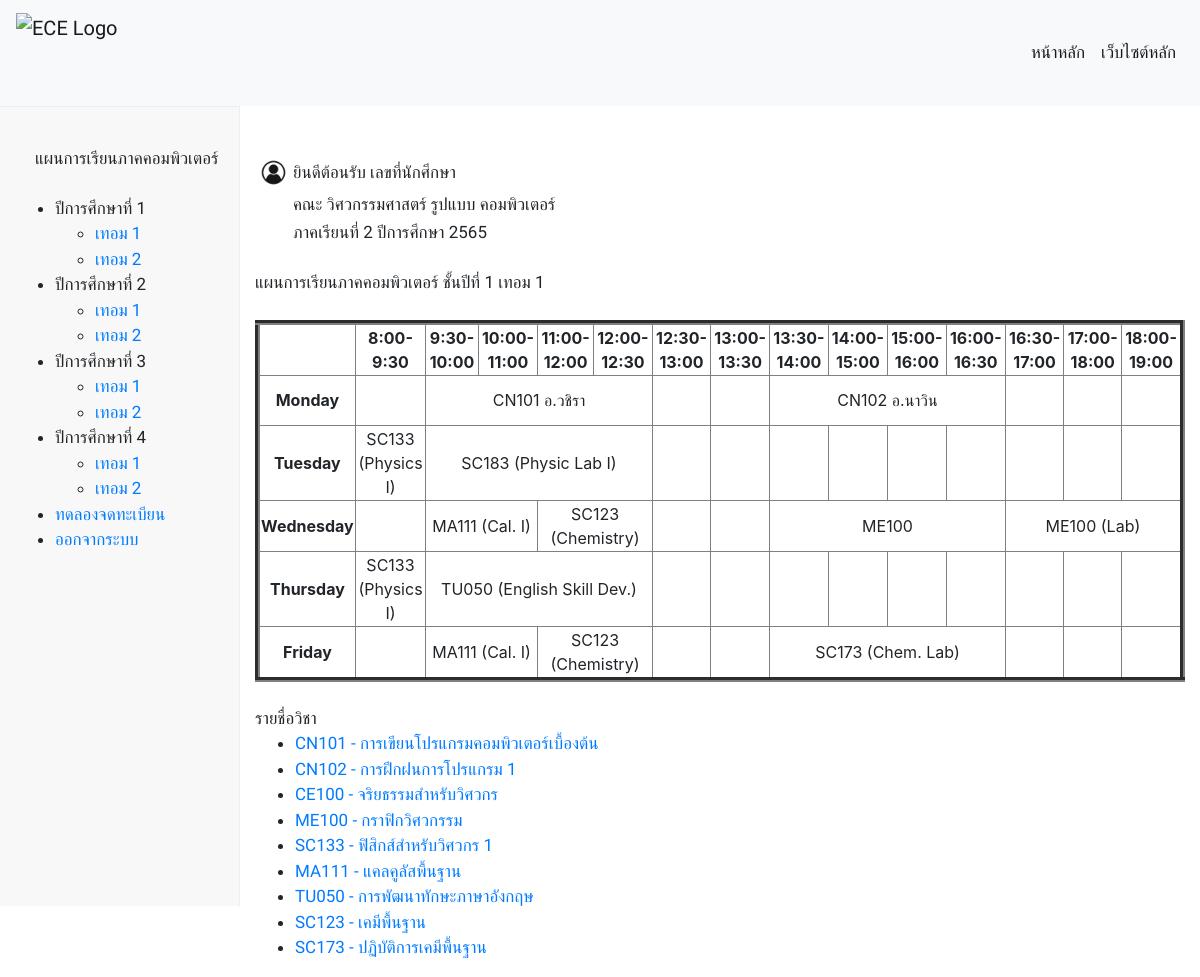
Before: /one_termone/ with the older database file.
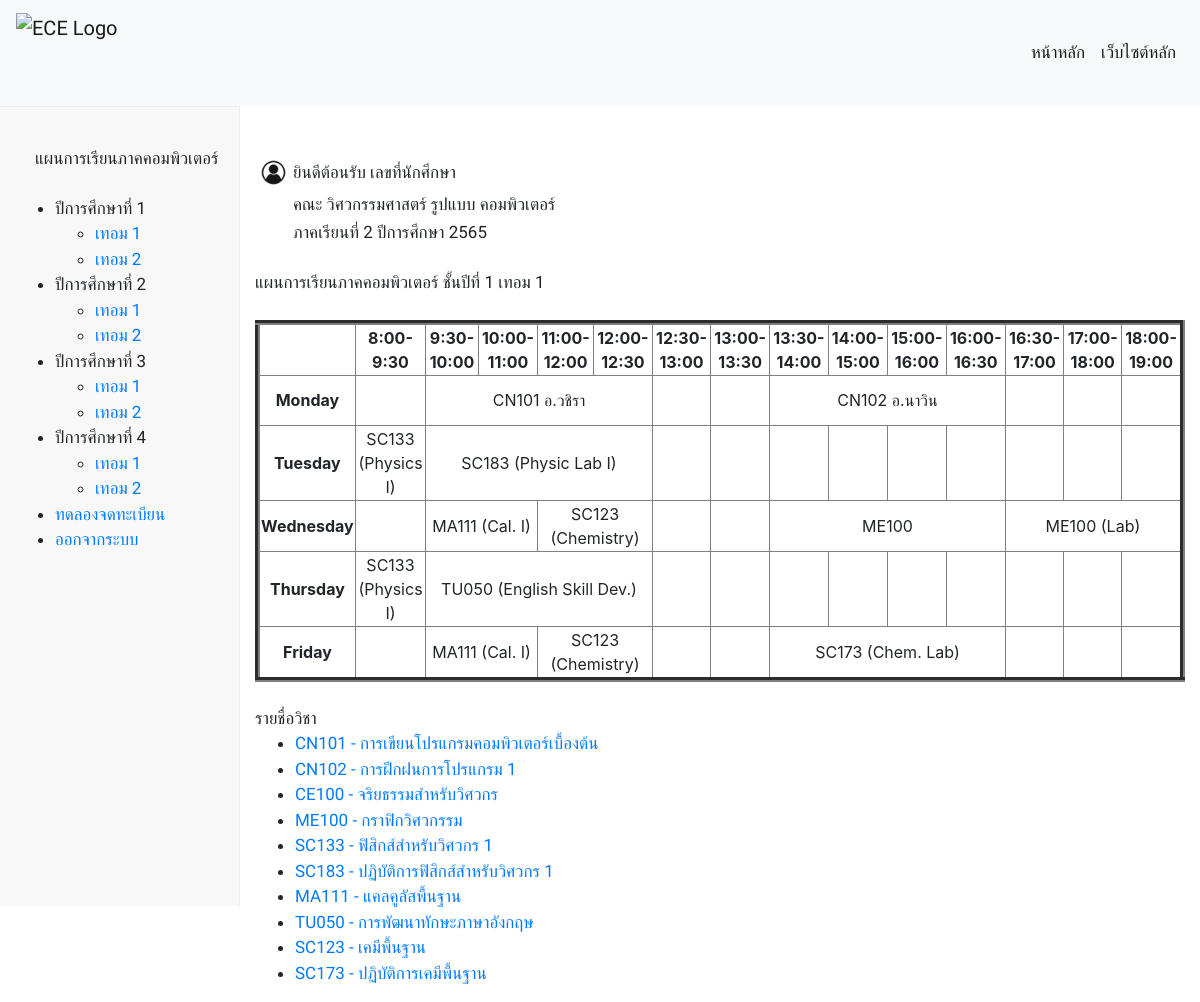
After: the same page with the newer database file.
### database/models.py (models this page shows, shortened)
class Subject(models.Model):
    S_id = models.CharField(max_length=25)
    S_name = models.CharField(max_length=50)
    S_credits = models.FloatField()
    S_detail = models.TextField()
    S_teacher = models.ForeignKey(Person, on_delete=models.CASCADE)
    pre_id = models.ManyToManyField(
        'self', blank=True, symmetrical=False, related_name='presub')
    post_id = models.ManyToManyField(
        'self', blank=True, symmetrical=False, related_name='postsub')
    same_id = models.ManyToManyField(
        'self', blank=True, symmetrical=False, related_name='samesub')
    term = models.CharField(max_length=25,null=True, blank=True,)

### subjectenroller/views.py (the view)
# urls.py: path('one_termone/', views.one_termone , name="one_termone"),
def one_termone(request):
    skills = Skill.objects.all()
    subject = Subject.objects.all()
    context = {'skills': skills,'subject': subject,}
    return render(request, 'subjectenroller/one_termone.html', context)

### subjectenroller/templates/subjectenroller/one_termone.html (shortened to what the changed rows need)
{% extends "subjectenroller/layout.html" %}
{% load static %}
{% block body %}
    <br>
    <br>
    <div style="display: flex; flex-direction: column;">
        <div class="container">
            <div class="row">
              <div class="col-auto">
                <table style="width:100%">
                    <tr>
                        <th><img src="/static/image/user.jpg" alt="userlogo" width="35" height="35"></th>
                    </tr>
                </table>
              </div>
            </div>
            <br>
            <br>
            <br>
        <br>
        <ul>
          {% for subject in subject %}
            {% if subject.term == '11' %}
            <li><a href="{% url 'detail' subject.S_id %}">{{ subject.S_id }} - {{ subject.S_name }}</a></li>
            {% endif %}
          {% endfor %}
        </ul>
{% endblock %}

Changed rows visible on the page:
now on this page (row edited): Subject: S_id "SC183", S_name "ปฏิบัติการฟิสิกส์สำหรับวิศวกร 1"
